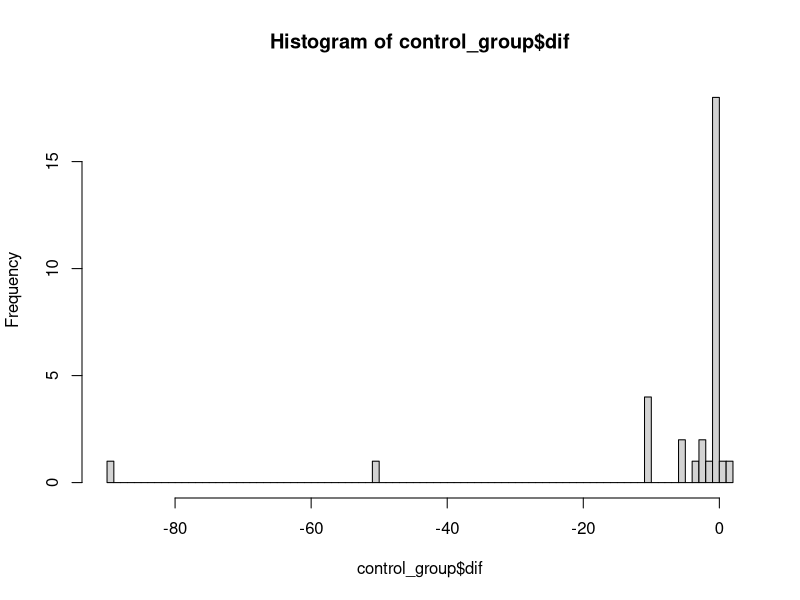
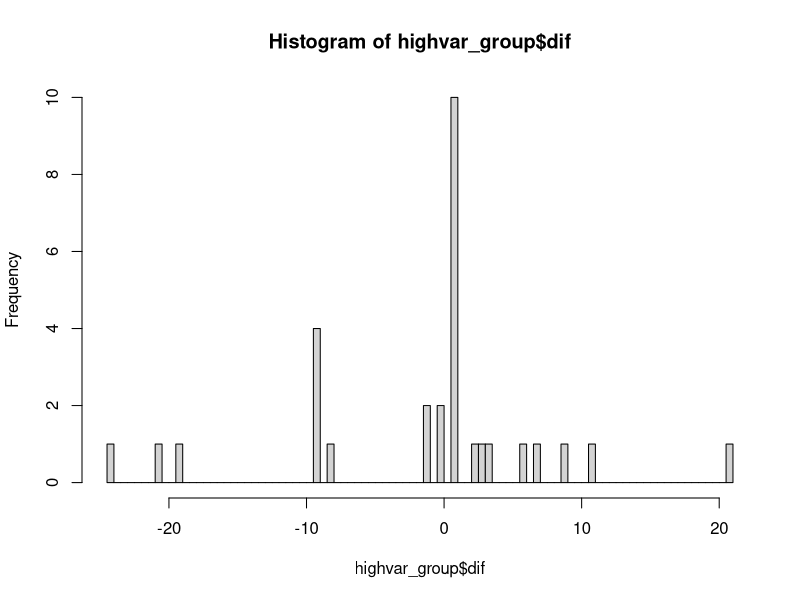
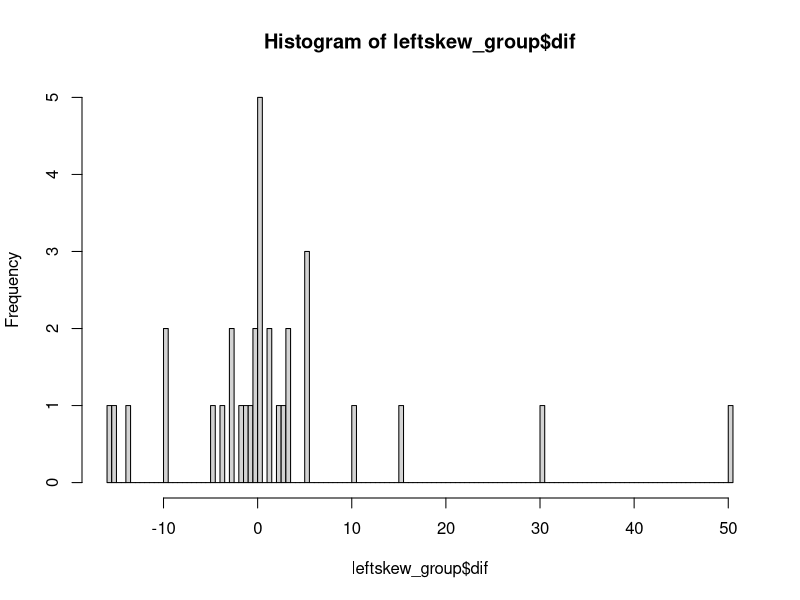
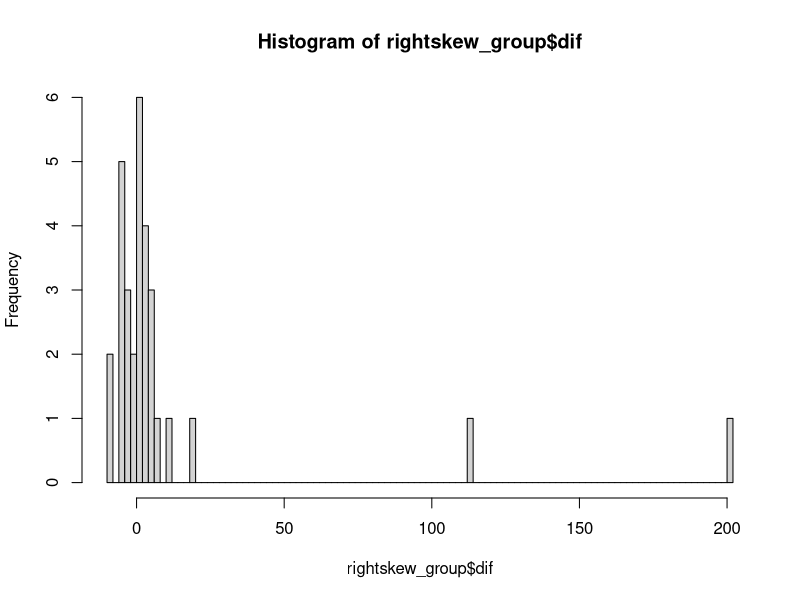
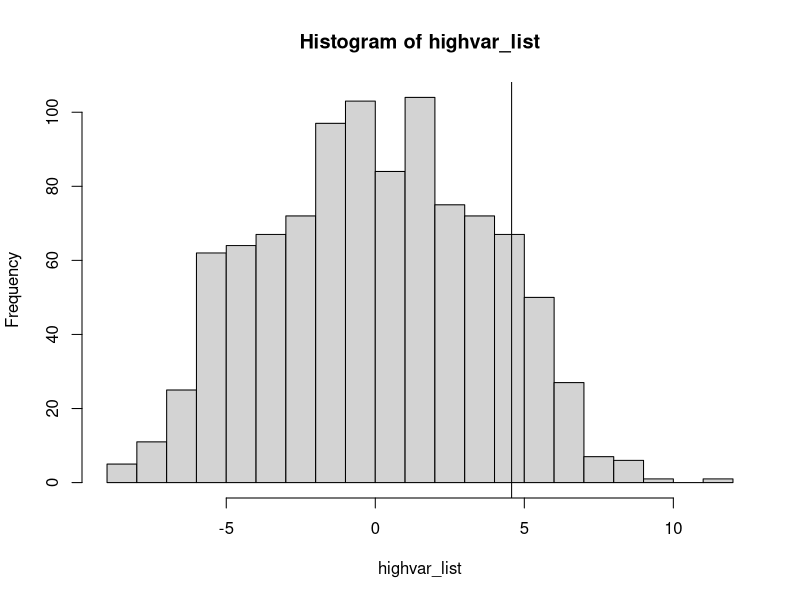
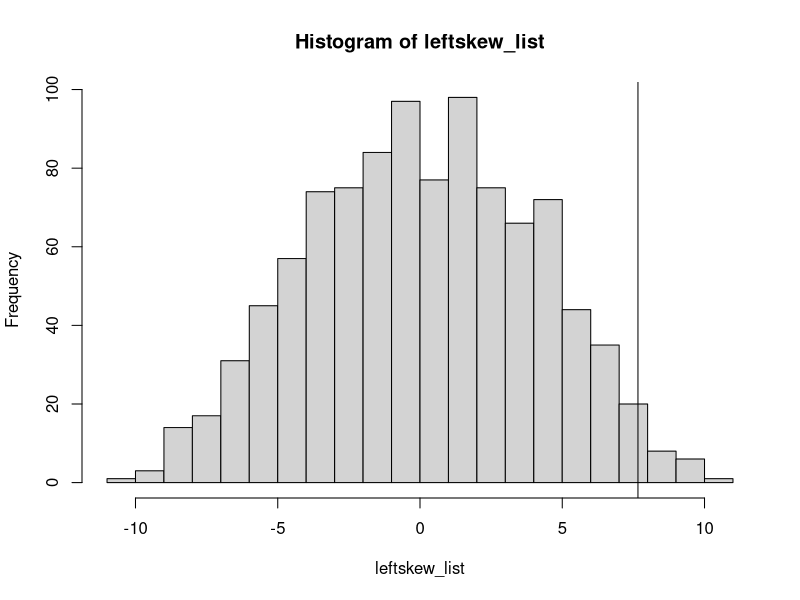
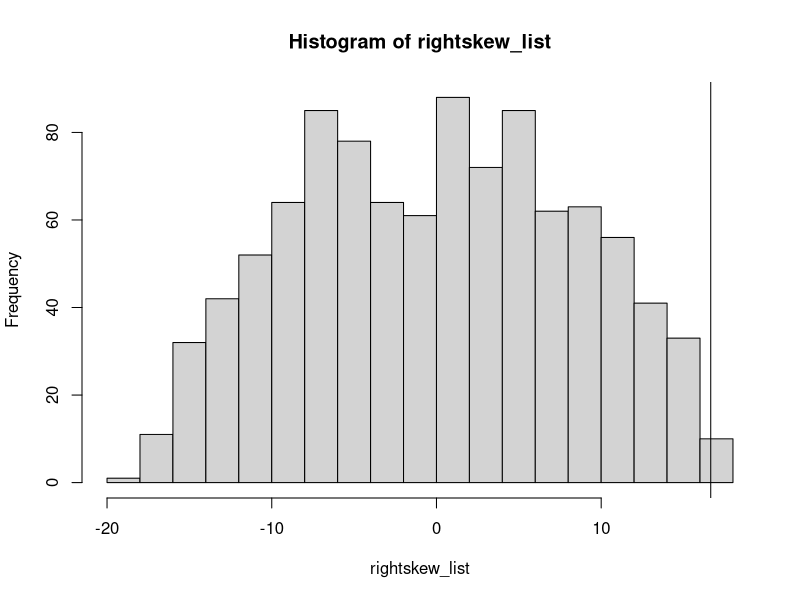
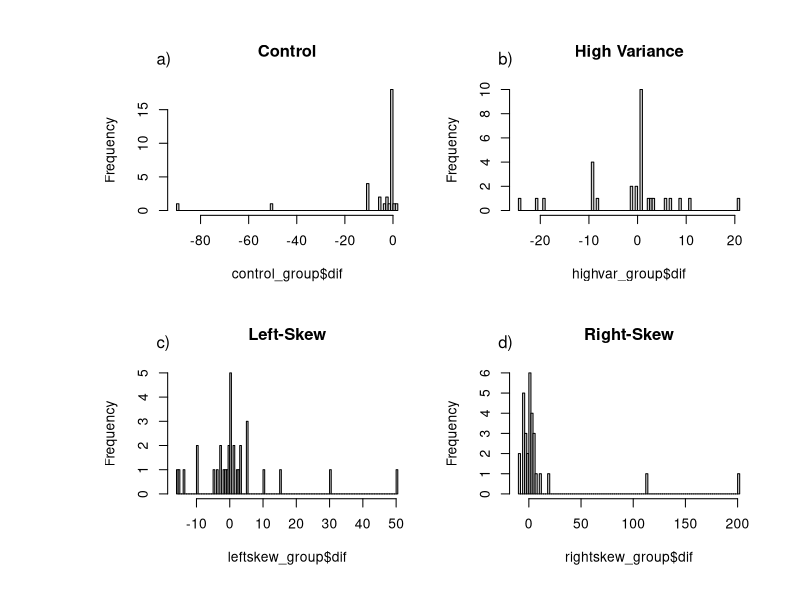

These figures' R source, in order:
## ---- chunk 1
#Packages used in analysis
library(data.table)
library(knitr)
library(pwr)
## ---- chunk 2
pwr.t.test(d=0.75, sig.level=0.05, power=0.8, alternative="two.sided")
## ---- chunk 3
knitr::opts_chunk$set(echo = FALSE)

#Dataset
data = fread('data/survey_data.csv')

#Histogram of Control Group
control_group = data[Treatment == 1, .(ref = Q2_1_1, obs = Q3_1_1, refdif = 100.37 - Q2_1_1, obsdif = 100.37 - Q3_1_1)]
control_group[, dif := obsdif - refdif]
hist_control<-hist(control_group$dif, breaks = 99)

#Histogram of High Variance
highvar_group = data[Treatment == 2, .(ref = Q2_1_1, obs = Q4_1_1, refdif = 100.37 - Q2_1_1, obsdif = 101.06 - Q4_1_1)]
highvar_group[, dif := obsdif - refdif]
highvar_combined = rbind(highvar_group, control_group)
hist_highvar<-hist(highvar_group$dif, breaks = 99)

#Histogram Left Skew
leftskew_group = data[Treatment == 3, .(ref = Q2_1_1, obs = Q5_1_1, refdif = 100.37 - Q2_1_1, obsdif = 100.42 - Q5_1_1)]
leftskew_group[, dif := obsdif - refdif]
leftskew_combined = rbind(leftskew_group, control_group)
hist_lskew<-hist(leftskew_group$dif, breaks = 99)

#Histogram Right Skew
rightskew_group = data[Treatment == 4 & is.na(Error), .(ref = Q2_1_1, obs = Q6_1_1, refdif = 100.37 - Q2_1_1, obsdif = 100.45 - Q6_1_1)]
rightskew_group[, dif := obsdif - refdif]
rightskew_combined = rbind(rightskew_group, control_group)
hist_rskew<-hist(rightskew_group$dif, breaks = 99)

#Random Inference High Variance
highvar_ate = highvar_group[, mean(dif)] - control_group[, mean(dif)]
highvar_list = c()
for(i in 1:1000){
 highvar_combined[, random := rbinom(.N, 1, highvar_group[, .N] / (highvar_group[, .N] + control_group[, .N]))]
 highvar_list[i] = highvar_combined[random == 1, mean(dif)] - highvar_combined[random == 0, mean(dif)]
}
ri_highvar<-hist(highvar_list, breaks = 20)
abline(v = highvar_ate)
highvar_p1 = sum(highvar_list > abs(highvar_ate) | highvar_list < -abs(highvar_ate)) / length(highvar_list)

#Random Inference Left Skew
leftskew_ate = leftskew_group[, mean(dif)] - control_group[, mean(dif)]
leftskew_list = c()
for(i in 1:1000){
 leftskew_combined[, random := rbinom(.N, 1, leftskew_group[, .N] / (leftskew_group[, .N] + control_group[, .N]))]
 leftskew_list[i] = leftskew_combined[random == 1, mean(dif)] - leftskew_combined[random == 0, mean(dif)]
}
ri_lskew<-hist(leftskew_list, breaks = 20)
abline(v = leftskew_ate)
leftskew_p = sum(leftskew_list > abs(leftskew_ate) | leftskew_list < -abs(leftskew_ate)) / length(leftskew_list)

#Random Inference Right Skew
rightskew_ate = rightskew_group[, mean(dif)] - control_group[, mean(dif)]
rightskew_list = c()
for(i in 1:1000){
 rightskew_combined[, random := rbinom(.N, 1, rightskew_group[, .N] / (rightskew_group[, .N] + control_group[, .N]))]
 rightskew_list[i] = rightskew_combined[random == 1, mean(dif)] - rightskew_combined[random == 0, mean(dif)]
}
ri_rskew<- hist(rightskew_list, breaks = 20)
abline(v = rightskew_ate)
rightskew_p = sum(rightskew_list > abs(rightskew_ate) | rightskew_list < -abs(rightskew_ate)) / length(rightskew_list)

#Percentage Identifying Table
pidt<-data.frame(
 "Partial ID" = c('-','46.67% (14/30)','43.75% (14/32)','50.00% (15/30)'),
 "Perfect ID" = c('18.75% (6/32)','33.33% (10/30)','12.50% (4/32)','16.67% (5/30)')
 )
row.names(pidt)<-c('Control','High Variance','Left-Skew','Right-Skew')

## ---- chunk 4
#2x2 histogram
line = 1
cex = 2
side = 3
adj=-0.05

par(mfrow=c(2,2), oma=c(1,6,1,1))
hist(control_group$dif, breaks = 99, main='Control')
mtext("a)", side=side, line=line, adj=adj)
hist(highvar_group$dif, breaks = 99, main='High Variance')
mtext("b)", side=side, line=line, adj=adj)
hist(leftskew_group$dif, breaks = 99, main='Left-Skew')
mtext("c)", side=side, line=line, adj=adj)
hist(rightskew_group$dif, breaks = 99, main='Right-Skew')
mtext("d)", side=side, line=line, adj=adj)
mtext('figure label',side=1,outer=TRUE,line=1)
## ---- chunk 5
kable(pidt,caption = "Percentage Identifying Treatment Condition",align="c")
## ---- chunk 6
#2x2 histogram
line = 1
cex = 2
side = 3
adj=-0.05

par(mfrow=c(2,2), oma=c(1,6,1,1))
hist(highvar_list, breaks = 20, main='High Variance')
abline(v = highvar_ate)
mtext("a)", side=side, line=line, adj=adj)
mtext(paste(c('p =',highvar_p1),collapse=' '), side=side, line=line-5, adj=adj+.1)
hist(leftskew_list, breaks = 20, main='Left-Skew')
abline(v = leftskew_ate)
mtext(paste(c('p =',leftskew_p),collapse=' '), side=side, line=line-5, adj=adj+.1)
mtext("b)", side=side, line=line, adj=adj)
hist(rightskew_list, breaks = 20, main='Right-Skew')
abline(v = rightskew_ate)
mtext(paste(c('p =',rightskew_p),collapse=' '), side=side, line=line-5, adj=adj+.1)
mtext("c)", side=side, line=line, adj=adj)
mtext('figure label',side=1,outer=TRUE,line=1)
## ---- chunk 7
t.test(highvar_group[, dif], control_group[, dif], alternative = "two.sided")$p.value
t.test(leftskew_group[, dif], control_group[, dif], alternative = "two.sided")$p.value
t.test(rightskew_group[, dif], control_group[, dif], alternative = "two.sided")$p.value
